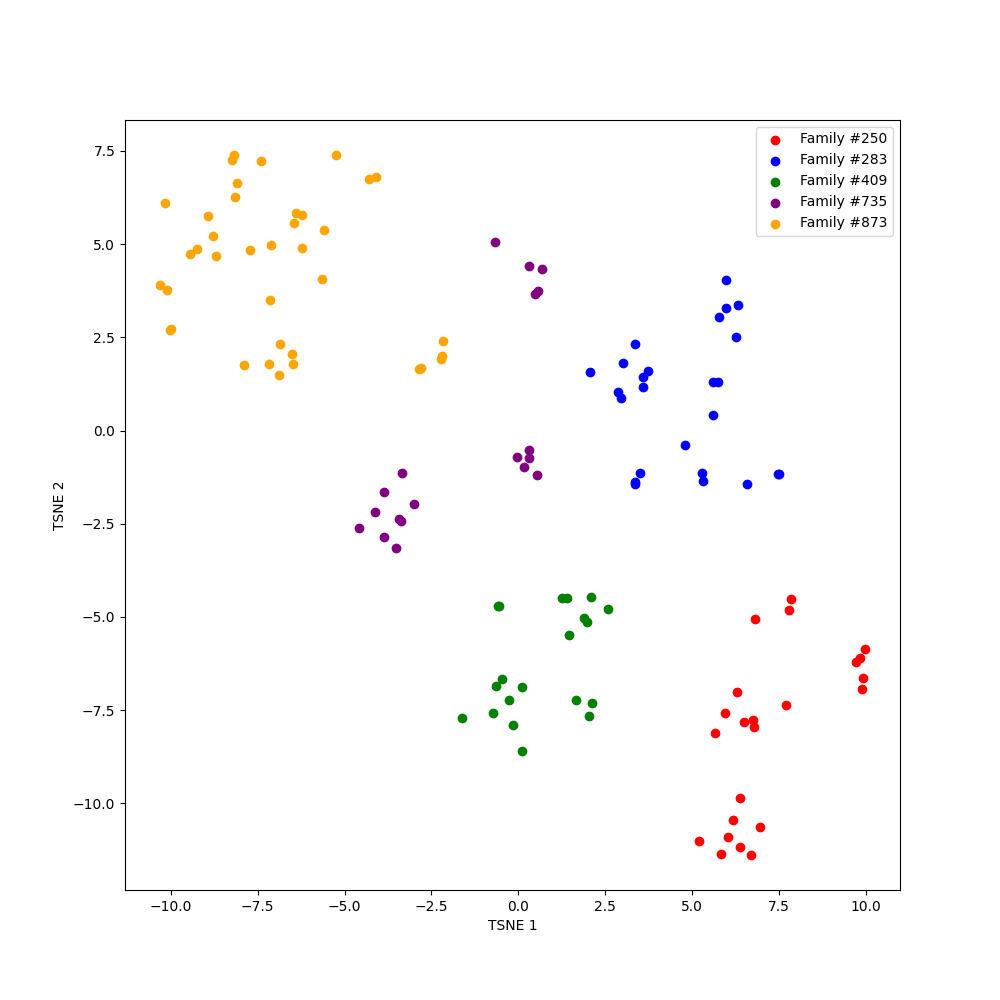

Source code (Python):
"""
Adapted from Track1/find.py
"""
import argparse
import glob
import os
import sys

import torch
from torchvision import transforms
from tqdm import tqdm
from Track1.dataset import *
from Track1.losses import *
from Track1.models import *
from Track1.utils import *


class FIW(Dataset):
    def __init__(
        self,
        root_dir: str = "",
        transform: transforms.Compose | None = None,
        families: list | None = None,
        member_limit: int = 10,
    ):
        self.root_dir = root_dir
        self.transform = transform
        self.families = [str(i) for i in families]
        self.member_limit = member_limit
        self.sample_list = self.load_sample()

    def load_sample(self):
        sample_list = []
        for family_id in self.families:
            family_path = os.path.join(self.root_dir, f"F0{family_id}")  # FIXME: F0{family_id} is a hack
            member_ids = os.listdir(family_path)[: self.member_limit]
            for member_id in member_ids:
                member_path = os.path.join(family_path, member_id)
                member_images = glob.glob(f"{member_path}/*.jpg")
                for image in member_images:
                    sample_list.append((image, family_id))
        return sample_list

    def __len__(self):
        return len(self.sample_list)

    def read_image(self, path):
        img = image.load_img(path, target_size=(112, 112))
        return img

    def preprocess(self, img):
        return np.transpose(img, (2, 0, 1))

    def __getitem__(self, item):
        sample, family_id = self.sample_list[item]
        img = self.read_image(sample)
        if self.transform is not None:
            img = self.transform(img)
        img = np2tensor(self.preprocess(np.array(img, dtype=float)))
        return img, family_id


def extract_embeddings(val_loader, model):
    embeddings = []
    labels = []

    for img, family_id in tqdm(val_loader):
        with torch.no_grad():
            embeddings.append(model.encoder(img.cuda()).cpu().numpy())
            labels.append(family_id)

    # Now, embeddings contain all the embeddings from your model
    embeddings = np.vstack(embeddings)
    labels = np.concatenate(labels)

    return embeddings, labels


def plot_embeddings(embeddings, labels):
    import matplotlib.pyplot as plt
    from sklearn.manifold import TSNE

    embeddings_2d = TSNE(n_components=2).fit_transform(embeddings)

    # Create a color map for families
    color_map = {250: "red", 283: "blue", 409: "green", 735: "purple", 873: "orange"}

    # Plot
    plt.figure(figsize=(10, 10))
    for label, color in color_map.items():
        idxs = [idx for idx, val in enumerate(labels) if int(val) == label]
        plt.scatter(embeddings_2d[idxs, 0], embeddings_2d[idxs, 1], color=color, label=f"Family #{label}")
    # Add axis labels components
    plt.xlabel("TSNE 1")
    plt.ylabel("TSNE 2")
    plt.legend()
    plt.savefig("embeddings.png")
    plt.show()


if __name__ == "__main__":
    parser = argparse.ArgumentParser(description="plot embeddings")
    parser.add_argument("--root_dir", type=str, help="root directory of dataset")
    parser.add_argument("--save_path", type=str, help="model save path")
    parser.add_argument("--batch_size", type=int, default=40, help="batch size default 40")
    parser.add_argument("--gpu", default="1", type=str, help="gpu id you use")
    args = parser.parse_args()
    os.environ["CUDA_VISIBLE_DEVICES"] = args.gpu

    # Loading and sampling the dataset
    val_dataset = FIW(root_dir=args.root_dir, families=[250, 283, 409, 735, 873])
    val_loader = DataLoader(val_dataset, batch_size=args.batch_size, pin_memory=False)

    # Loading model
    model = Net().cuda()
    model.load_state_dict(torch.load(args.save_path))
    model.eval()

    set_seed(100)

    # Extracting embeddings
    embeddings, labels = extract_embeddings(val_loader, model)

    # Plotting
    plot_embeddings(embeddings, labels)
